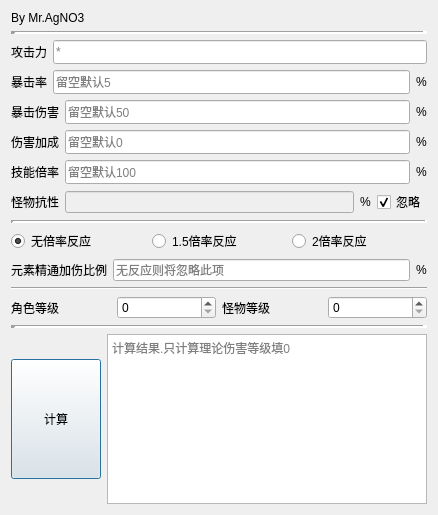
<?xml version="1.0" encoding="UTF-8"?>
<ui version="4.0">
 <class>Window</class>
 <widget class="QDialog" name="Window">
  <property name="geometry">
   <rect>
    <x>0</x>
    <y>0</y>
    <width>438</width>
    <height>515</height>
   </rect>
  </property>
  <property name="minimumSize">
   <size>
    <width>90</width>
    <height>120</height>
   </size>
  </property>
  <property name="windowTitle">
   <string>原神伤害计算器 v1.2</string>
  </property>
  <layout class="QVBoxLayout" name="verticalLayout_3">
   <item>
    <widget class="QLabel" name="Authur">
     <property name="text">
      <string>By Mr.AgNO3</string>
     </property>
    </widget>
   </item>
   <item>
    <widget class="Line" name="line_2">
     <property name="lineWidth">
      <number>5</number>
     </property>
     <property name="orientation">
      <enum>Qt::Horizontal</enum>
     </property>
    </widget>
   </item>
   <item>
    <layout class="QVBoxLayout" name="Main">
     <item>
      <layout class="QVBoxLayout" name="Input">
       <item>
        <layout class="QHBoxLayout" name="Atk">
         <item>
          <widget class="QLabel" name="label">
           <property name="text">
            <string>攻击力</string>
           </property>
          </widget>
         </item>
         <item>
          <widget class="QLineEdit" name="atk">
           <property name="minimumSize">
            <size>
             <width>0</width>
             <height>24</height>
            </size>
           </property>
           <property name="text">
            <string/>
           </property>
           <property name="placeholderText">
            <string>*</string>
           </property>
          </widget>
         </item>
        </layout>
       </item>
       <item>
        <layout class="QHBoxLayout" name="Crit_rate">
         <item>
          <widget class="QLabel" name="label_2">
           <property name="text">
            <string>暴击率</string>
           </property>
          </widget>
         </item>
         <item>
          <widget class="QLineEdit" name="crit_rate">
           <property name="minimumSize">
            <size>
             <width>0</width>
             <height>24</height>
            </size>
           </property>
           <property name="placeholderText">
            <string>留空默认5</string>
           </property>
          </widget>
         </item>
         <item>
          <widget class="QLabel" name="label_4">
           <property name="text">
            <string>%</string>
           </property>
          </widget>
         </item>
        </layout>
       </item>
       <item>
        <layout class="QHBoxLayout" name="Crit_DMG">
         <item>
          <widget class="QLabel" name="label_3">
           <property name="text">
            <string>暴击伤害</string>
           </property>
          </widget>
         </item>
         <item>
          <widget class="QLineEdit" name="crit_dmg">
           <property name="minimumSize">
            <size>
             <width>0</width>
             <height>24</height>
            </size>
           </property>
           <property name="placeholderText">
            <string>留空默认50</string>
           </property>
          </widget>
         </item>
         <item>
          <widget class="QLabel" name="label_5">
           <property name="text">
            <string>%</string>
           </property>
          </widget>
         </item>
        </layout>
       </item>
       <item>
        <layout class="QHBoxLayout" name="Buff">
         <item>
          <widget class="QLabel" name="label_6">
           <property name="text">
            <string>伤害加成</string>
           </property>
          </widget>
         </item>
         <item>
          <widget class="QLineEdit" name="buff">
           <property name="minimumSize">
            <size>
             <width>0</width>
             <height>24</height>
            </size>
           </property>
           <property name="placeholderText">
            <string>留空默认0</string>
           </property>
          </widget>
         </item>
         <item>
          <widget class="QLabel" name="label_7">
           <property name="text">
            <string>%</string>
           </property>
          </widget>
         </item>
        </layout>
       </item>
       <item>
        <layout class="QHBoxLayout" name="Talent">
         <item>
          <widget class="QLabel" name="label_9">
           <property name="text">
            <string>技能倍率</string>
           </property>
          </widget>
         </item>
         <item>
          <widget class="QLineEdit" name="talent">
           <property name="minimumSize">
            <size>
             <width>0</width>
             <height>24</height>
            </size>
           </property>
           <property name="placeholderText">
            <string>留空默认100</string>
           </property>
          </widget>
         </item>
         <item>
          <widget class="QLabel" name="label_10">
           <property name="text">
            <string>%</string>
           </property>
          </widget>
         </item>
        </layout>
       </item>
       <item>
        <layout class="QHBoxLayout" name="Resistance">
         <item>
          <widget class="QLabel" name="label_11">
           <property name="text">
            <string>怪物抗性</string>
           </property>
          </widget>
         </item>
         <item>
          <widget class="QLineEdit" name="resistance">
           <property name="enabled">
            <bool>false</bool>
           </property>
           <property name="placeholderText">
            <string/>
           </property>
          </widget>
         </item>
         <item>
          <widget class="QLabel" name="label_8">
           <property name="text">
            <string>%</string>
           </property>
          </widget>
         </item>
         <item>
          <widget class="QCheckBox" name="hlkx">
           <property name="text">
            <string>忽略</string>
           </property>
           <property name="checked">
            <bool>true</bool>
           </property>
          </widget>
         </item>
        </layout>
       </item>
       <item>
        <widget class="Line" name="line_4">
         <property name="lineWidth">
          <number>3</number>
         </property>
         <property name="orientation">
          <enum>Qt::Horizontal</enum>
         </property>
        </widget>
       </item>
       <item>
        <layout class="QHBoxLayout" name="React">
         <item>
          <widget class="QRadioButton" name="nora">
           <property name="text">
            <string>无倍率反应</string>
           </property>
           <property name="checked">
            <bool>true</bool>
           </property>
          </widget>
         </item>
         <item>
          <widget class="QRadioButton" name="ra150">
           <property name="text">
            <string>1.5倍率反应</string>
           </property>
          </widget>
         </item>
         <item>
          <widget class="QRadioButton" name="ra200">
           <property name="text">
            <string>2倍率反应</string>
           </property>
          </widget>
         </item>
        </layout>
       </item>
       <item>
        <layout class="QHBoxLayout" name="Element_master">
         <item>
          <widget class="QLabel" name="label_15">
           <property name="mouseTracking">
            <bool>false</bool>
           </property>
           <property name="text">
            <string>元素精通加伤比例</string>
           </property>
          </widget>
         </item>
         <item>
          <widget class="QLineEdit" name="Elem_mas">
           <property name="placeholderText">
            <string>无反应则将忽略此项</string>
           </property>
          </widget>
         </item>
         <item>
          <widget class="QLabel" name="label_14">
           <property name="text">
            <string>%</string>
           </property>
          </widget>
         </item>
        </layout>
       </item>
      </layout>
     </item>
     <item>
      <widget class="Line" name="line_3">
       <property name="orientation">
        <enum>Qt::Horizontal</enum>
       </property>
      </widget>
     </item>
     <item>
      <layout class="QHBoxLayout" name="Level">
       <item>
        <widget class="QLabel" name="label_13">
         <property name="text">
          <string>角色等级</string>
         </property>
        </widget>
       </item>
       <item>
        <widget class="QSpinBox" name="char_level">
         <property name="minimum">
          <number>0</number>
         </property>
         <property name="maximum">
          <number>90</number>
         </property>
        </widget>
       </item>
       <item>
        <widget class="QLabel" name="label_12">
         <property name="text">
          <string>怪物等级</string>
         </property>
        </widget>
       </item>
       <item>
        <widget class="QSpinBox" name="mons_level">
         <property name="minimum">
          <number>0</number>
         </property>
         <property name="maximum">
          <number>200</number>
         </property>
        </widget>
       </item>
      </layout>
     </item>
     <item>
      <widget class="Line" name="line">
       <property name="lineWidth">
        <number>5</number>
       </property>
       <property name="orientation">
        <enum>Qt::Horizontal</enum>
       </property>
      </widget>
     </item>
     <item>
      <layout class="QHBoxLayout" name="Output">
       <item>
        <widget class="QPushButton" name="cal">
         <property name="minimumSize">
          <size>
           <width>90</width>
           <height>120</height>
          </size>
         </property>
         <property name="maximumSize">
          <size>
           <width>90</width>
           <height>120</height>
          </size>
         </property>
         <property name="text">
          <string>计算</string>
         </property>
        </widget>
       </item>
       <item>
        <widget class="QTextBrowser" name="res">
         <property name="maximumSize">
          <size>
           <width>16777215</width>
           <height>16777215</height>
          </size>
         </property>
         <property name="midLineWidth">
          <number>0</number>
         </property>
         <property name="placeholderText">
          <string>计算结果.只计算理论伤害等级填0</string>
         </property>
        </widget>
       </item>
      </layout>
     </item>
    </layout>
   </item>
  </layout>
 </widget>
 <resources/>
 <connections>
  <connection>
   <sender>hlkx</sender>
   <signal>clicked(bool)</signal>
   <receiver>resistance</receiver>
   <slot>clear()</slot>
   <hints>
    <hint type="sourcelabel">
     <x>378</x>
     <y>222</y>
    </hint>
    <hint type="destinationlabel">
     <x>276</x>
     <y>221</y>
    </hint>
   </hints>
  </connection>
 </connections>
</ui>
